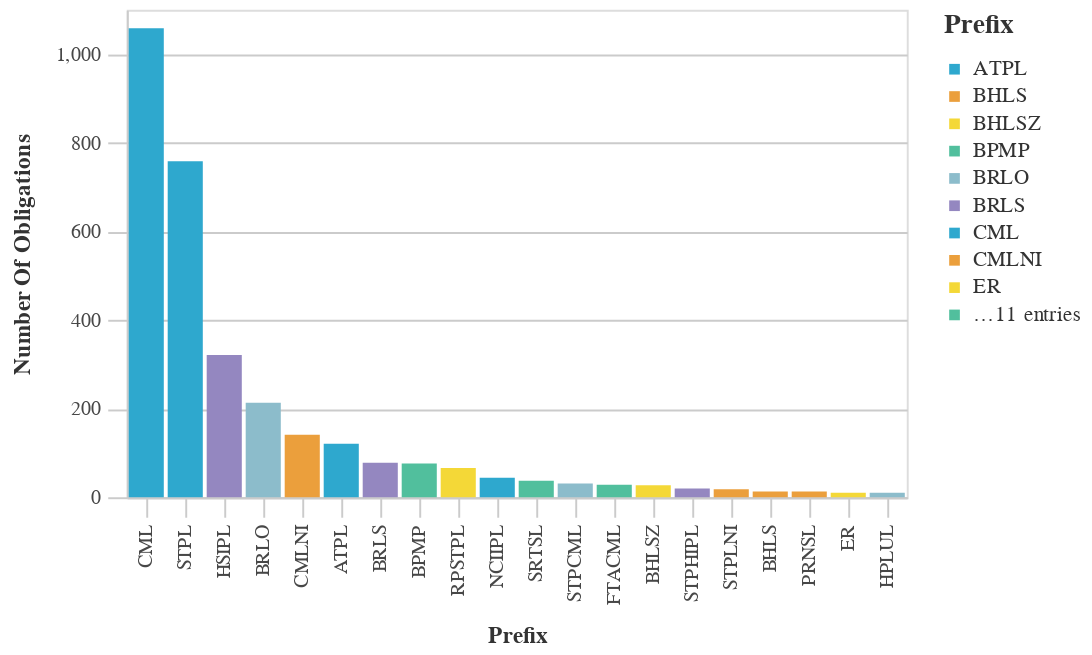

The code cell stored with this chart in its notebook:
### Markdown cell above
## Most Used Prefix Codes

### Code cell
#Bar chart with the Most Used Prefix Counts
chart_df = (df_top>>filter(_.variable=='prefix')).rename(columns={"value":"Prefix",
                                 "count":"Number of Obligations"})
chart9= (_dla_utils_reports.basic_bar_chart_no_save(chart_df, 'Prefix', 'Number of Obligations', 'Prefix', district))
    

display(chart9)

### Figure 1 — Vega-Lite specification as saved in the notebook (floating-point values rounded to 4 significant figures)
{"config": {"view": {"continuousWidth": 400, "continuousHeight": 300}, "axis": {"domainColor": "#cbcbcb", "grid": true, "gridColor": "#cbcbcb", "gridWidth": 1, "labelColor": "#474747", "labelFont": "Nunito Sans", "labelFontSize": 10, "labelPadding": 4, "tickColor": "#cbcbcb", "tickSize": 10, "titleColor": "#333", "titleFont": "Raleway", "titleFontSize": 12, "titlePadding": 10}, "axisBand": {"grid": false}, "background": "white", "font": "Raleway", "header": {"labelFont": "Nunito Sans", "titleFont": "Raleway"}, "legend": {"labelColor": "#333", "labelFont": "Nunito Sans", "labelFontSize": 11, "labelLimit": 0, "padding": 1, "symbolSize": 30, "symbolType": "square", "titleColor": "#333", "titleFont": "Raleway", "titleFontSize": 14, "titlePadding": 10}, "title": {"anchor": "middle", "font": "Raleway", "fontSize": 18, "fontWeight": 300, "offset": 20}}, "data": {"name": "data-58fd7dd3a3f6ed38917e60fa367b8c6f"}, "mark": "bar", "encoding": {"color": {"field": "Prefix", "legend": {"symbolLimit": 10, "title": "Prefix"}, "scale": {"range": ["#2EA8CE", "#EB9F3C", "#F4D837", "#51BF9D", "#8CBCCB", "#9487C0"]}, "type": "nominal"}, "tooltip": [{"field": "Prefix", "type": "nominal"}, {"field": "Number of Obligations", "type": "quantitative"}], "x": {"field": "Prefix", "sort": "-y", "title": "Prefix", "type": "nominal"}, "y": {"field": "Number of Obligations", "title": "Number Of Obligations", "type": "quantitative"}}, "height": 250, "width": 400, "$schema": "https://vega.github.io/schema/vega-lite/v4.17.0.json", "datasets": {"data-58fd7dd3a3f6ed38917e60fa367b8c6f": [{"Prefix": "CML", "Number of Obligations": 1058, "variable": "prefix"}, {"Prefix": "STPL", "Number of Obligations": 758, "variable": "prefix"}, {"Prefix": "HSIPL", "Number of Obligations": 321, "variable": "prefix"}, {"Prefix": "BRLO", "Number of Obligations": 213, "variable": "prefix"}, {"Prefix": "CMLNI", "Number of Obligations": 141, "variable": "prefix"}, {"Prefix": "ATPL", "Number of Obligations": 121, "variable": "prefix"}, {"Prefix": "BRLS", "Number of Obligations": 78, "variable": "prefix"}, {"Prefix": "BPMP", "Number of Obligations": 76, "variable": "prefix"}, {"Prefix": "RPSTPL", "Number of Obligations": 66, "variable": "prefix"}, {"Prefix": "NCIIPL", "Number of Obligations": 44, "variable": "prefix"}, {"Prefix": "SRTSL", "Number of Obligations": 37, "variable": "prefix"}, {"Prefix": "STPCML", "Number of Obligations": 31, "variable": "prefix"}, {"Prefix": "FTACML", "Number of Obligations": 28, "variable": "prefix"}, {"Prefix": "BHLSZ", "Number of Obligations": 27, "variable": "prefix"}, {"Prefix": "STPHIPL", "Number of Obligations": 20, "variable": "prefix"}, {"Prefix": "STPLNI", "Number of Obligations": 18, "variable": "prefix"}, {"Prefix": "BHLS", "Number of Obligations": 13, "variable": "prefix"}, {"Prefix": "PRNSL", "Number of Obligations": 13, "variable": "prefix"}, {"Prefix": "ER", "Number of Obligations": 10, "variable": "prefix"}, {"Prefix": "HPLUL", "Number of Obligations": 10, "variable": "prefix"}]}}
